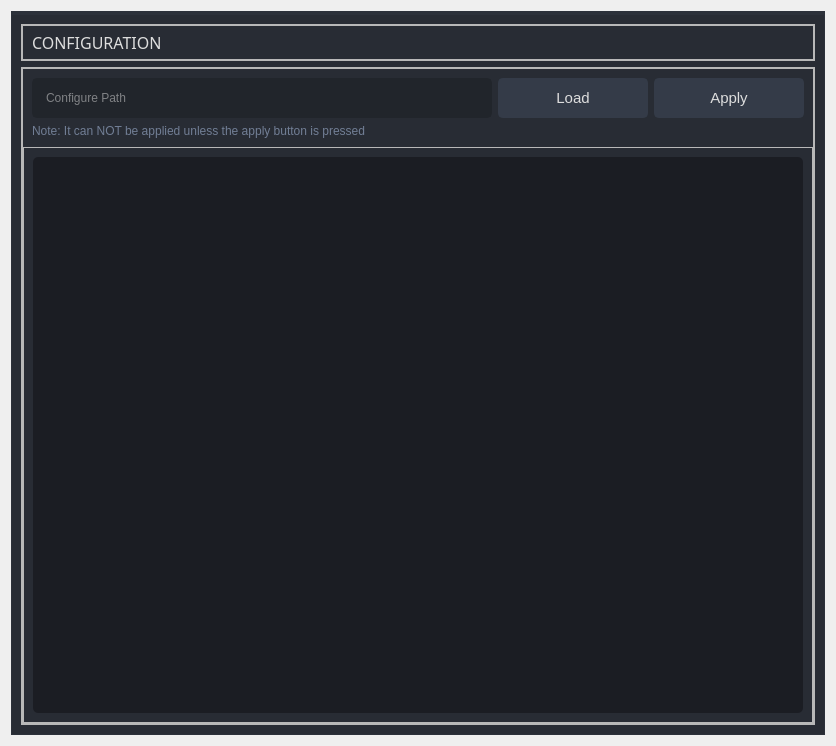
<?xml version="1.0" encoding="UTF-8"?>
<ui version="4.0">
 <class>configure</class>
 <widget class="QWidget" name="configure">
  <property name="geometry">
   <rect>
    <x>0</x>
    <y>0</y>
    <width>836</width>
    <height>746</height>
   </rect>
  </property>
  <property name="windowTitle">
   <string>configure</string>
  </property>
  <property name="styleSheet">
   <string notr="true">/* /////////////////////////////////////////////////////////////////////////////////////////////////

SET APP STYLESHEET - FULL STYLES HERE
DARK THEME - DRACULA COLOR BASED

///////////////////////////////////////////////////////////////////////////////////////////////// */

QWidget{
	color: rgb(221, 221, 221);
	font: 11pt &quot;Segoe UI&quot;;
}

/* /////////////////////////////////////////////////////////////////////////////////////////////////
Tooltip */
QToolTip {
	color: #ffffff;
	background-color: rgba(33, 37, 43, 180);
	border: 1px solid rgb(44, 49, 58);
	background-image: none;
	background-position: left center;
    background-repeat: no-repeat;
	border: none;
	border-left: 2px solid rgb(113, 192, 217);
	text-align: left;
	padding-left: 8px;
	margin: 0px;
}

/* /////////////////////////////////////////////////////////////////////////////////////////////////
Bg App */
#bgApp {	
	background-color: rgb(40, 44, 52);
	border: 1px solid rgb(44, 49, 58);
}

/* Icon */
#extraIcon {
	background-position: center;
	background-repeat: no-repeat;
	background-image: url(:/icons/icons/icon_settings.png);
}

/* Extra Content */
#extraContent{
	border-top: 3px solid rgb(40, 44, 52);
}


/* /////////////////////////////////////////////////////////////////////////////////////////////////
Content App */
#contentBottom{
	border-top: 3px solid rgb(44, 49, 58);
}

/* Label */
#label_title { font: 63 12pt &quot;Segoe UI Semibold&quot;;}
#label_taget_title { font: 63 12pt &quot;Segoe UI Semibold&quot;;}

/* /////////////////////////////////////////////////////////////////////////////////////////////////
QTableWidget */
QTableWidget {	
	background-color: transparent;
	padding: 10px;
	border-radius: 5px;
	gridline-color: rgb(44, 49, 58);
	border-bottom: 1px solid rgb(44, 49, 60);
}
QTableWidget::item{
	border-color: rgb(44, 49, 60);
	padding-left: 5px;
	padding-right: 5px;
	gridline-color: rgb(44, 49, 60);
}
QTableWidget::item:selected{
	background-color: rgb(147, 207, 249);
}
QHeaderView::section{
	background-color: rgb(33, 37, 43);
	max-width: 30px;
	border: 1px solid rgb(44, 49, 58);
	border-style: none;
    border-bottom: 1px solid rgb(44, 49, 60);
    border-right: 1px solid rgb(44, 49, 60);
}
QTableWidget::horizontalHeader {	
	background-color: rgb(33, 37, 43);
}
QHeaderView::section:horizontal
{
    border: 1px solid rgb(33, 37, 43);
	background-color: rgb(33, 37, 43);
	padding: 3px;
	border-top-left-radius: 7px;
    border-top-right-radius: 7px;
}
QHeaderView::section:vertical
{
    border: 1px solid rgb(44, 49, 60);
}

/* /////////////////////////////////////////////////////////////////////////////////////////////////
LineEdit */
QLineEdit {
	background-color: rgb(33, 37, 43);
	border-radius: 5px;
	border: 2px solid rgb(33, 37, 43);
	padding-left: 10px;
	selection-color: rgb(255, 255, 255);
	selection-background-color: rgb(113, 192, 217);
}
QLineEdit:hover {
	border: 2px solid rgb(64, 71, 88);
}
QLineEdit:focus {
	border: 2px solid rgb(91, 101, 124);
}

/* /////////////////////////////////////////////////////////////////////////////////////////////////
PlainTextEdit */
QPlainTextEdit {
	background-color: rgb(27, 29, 35);
	border-radius: 5px;
	padding: 10px;
	selection-color: rgb(255, 255, 255);
	selection-background-color: rgb(113, 192, 217);
}
QPlainTextEdit  QScrollBar:vertical {
    width: 8px;
 }
QPlainTextEdit  QScrollBar:horizontal {
    height: 8px;
 }
QPlainTextEdit:hover {
	border: 2px solid rgb(64, 71, 88);
}
QPlainTextEdit:focus {
	border: 2px solid rgb(91, 101, 124);
}

/* /////////////////////////////////////////////////////////////////////////////////////////////////
ScrollBars */
QScrollBar:horizontal {
    border: none;
    background: rgb(52, 59, 72);
    height: 8px;
    margin: 0px 21px 0 21px;
	border-radius: 0px;
}
QScrollBar::handle:horizontal {
    background: rgb(147, 207, 249);
    min-width: 25px;
	border-radius: 4px
}
QScrollBar::add-line:horizontal {
    border: none;
    background: rgb(55, 63, 77);
    width: 20px;
	border-top-right-radius: 4px;
    border-bottom-right-radius: 4px;
    subcontrol-position: right;
    subcontrol-origin: margin;
}
QScrollBar::sub-line:horizontal {
    border: none;
    background: rgb(55, 63, 77);
    width: 20px;
	border-top-left-radius: 4px;
    border-bottom-left-radius: 4px;
    subcontrol-position: left;
    subcontrol-origin: margin;
}
QScrollBar::up-arrow:horizontal, QScrollBar::down-arrow:horizontal
{
     background: none;
}
QScrollBar::add-page:horizontal, QScrollBar::sub-page:horizontal
{
     background: none;
}
 QScrollBar:vertical {
	border: none;
    background: rgb(52, 59, 72);
    width: 8px;
    margin: 21px 0 21px 0;
	border-radius: 0px;
 }
 QScrollBar::handle:vertical {	
	background: rgb(147, 207, 249);
    min-height: 25px;
	border-radius: 4px
 }
 QScrollBar::add-line:vertical {
     border: none;
    background: rgb(55, 63, 77);
     height: 20px;
	border-bottom-left-radius: 4px;
    border-bottom-right-radius: 4px;
     subcontrol-position: bottom;
     subcontrol-origin: margin;
 }
 QScrollBar::sub-line:vertical {
	border: none;
    background: rgb(55, 63, 77);
     height: 20px;
	border-top-left-radius: 4px;
    border-top-right-radius: 4px;
     subcontrol-position: top;
     subcontrol-origin: margin;
 }
 QScrollBar::up-arrow:vertical, QScrollBar::down-arrow:vertical {
     background: none;
 }

 QScrollBar::add-page:vertical, QScrollBar::sub-page:vertical {
     background: none;
 }

/* /////////////////////////////////////////////////////////////////////////////////////////////////
CheckBox */
QCheckBox::indicator {
    border: 3px solid rgb(52, 59, 72);
	width: 15px;
	height: 15px;
	border-radius: 10px;
    background: rgb(44, 49, 60);
}
QCheckBox::indicator:hover {
    border: 3px solid rgb(58, 66, 81);
}
QCheckBox::indicator:checked {
    background: 3px solid rgb(52, 59, 72);
	border: 3px solid rgb(52, 59, 72);	
	background-image: url(:/icons/icons/cil-check-alt.png);
}

/* /////////////////////////////////////////////////////////////////////////////////////////////////
RadioButton */
QRadioButton::indicator {
    border: 3px solid rgb(52, 59, 72);
	width: 15px;
	height: 15px;
	border-radius: 10px;
    background: rgb(44, 49, 60);
}
QRadioButton::indicator:hover {
    border: 3px solid rgb(58, 66, 81);
}
QRadioButton::indicator:checked {
    background: 3px solid rgb(94, 106, 130);
	border: 3px solid rgb(52, 59, 72);	
}

/* /////////////////////////////////////////////////////////////////////////////////////////////////
ComboBox */
QComboBox{
	background-color: rgb(27, 29, 35);
	border-radius: 5px;
	border: 2px solid rgb(33, 37, 43);
	padding: 5px;
	padding-left: 10px;
}
QComboBox:hover{
	border: 2px solid rgb(64, 71, 88);
}
QComboBox::drop-down {
	subcontrol-origin: padding;
	subcontrol-position: top right;
	width: 25px; 
	border-left-width: 3px;
	border-left-color: rgba(39, 44, 54, 150);
	border-left-style: solid;
	border-top-right-radius: 3px;
	border-bottom-right-radius: 3px;	
	background-image: url(:/icons/icons/cil-arrow-bottom.png);
	background-position: center;
	background-repeat: no-repeat;
 }
QComboBox QAbstractItemView {
	color: rgb(113, 192, 217);	
	background-color: rgb(33, 37, 43);
	padding: 10px;
	selection-background-color: rgb(39, 44, 54);
}

/* /////////////////////////////////////////////////////////////////////////////////////////////////
Sliders */QSlider::groove:horizontal {
    border-radius: 5px;
    height: 10px;
	margin: 0px;
	background-color: rgb(52, 59, 72);
}
QSlider::groove:horizontal:hover {
	background-color: rgb(55, 62, 76);
}
QSlider::handle:horizontal {
    background-color: rgb(147, 207, 249);
    border: none;
    height: 10px;
    width: 10px;
    margin: 0px;
	border-radius: 5px;
}
QSlider::handle:horizontal:hover {
    background-color: rgb(147, 181, 249);
}
QSlider::handle:horizontal:pressed {
    background-color: rgb(113, 192, 217);
}

QSlider::groove:vertical {
    border-radius: 5px;
    width: 10px;
    margin: 0px;
	background-color: rgb(52, 59, 72);
}
QSlider::groove:vertical:hover {
	background-color: rgb(55, 62, 76);
}
QSlider::handle:vertical {
    background-color: rgb(147, 207, 249);
	border: none;
    height: 10px;
    width: 10px;
    margin: 0px;
	border-radius: 5px;
}
QSlider::handle:vertical:hover {
    background-color: rgb(147, 181, 249);
}
QSlider::handle:vertical:pressed {
    background-color: rgb(113, 192, 217);
}

/* /////////////////////////////////////////////////////////////////////////////////////////////////
CommandLinkButton */
QCommandLinkButton {	
	color: rgb(113, 192, 217);
	border-radius: 5px;
	padding: 5px;
	color: rgb(113, 192, 217);
}
QCommandLinkButton:hover {	
	color: rgb(113, 192, 217);
	background-color: rgb(44, 49, 60);
}
QCommandLinkButton:pressed {	
	color: rgb(147, 207, 249);
	background-color: rgb(52, 58, 71);
}
/* /////////////////////////////////////////////////////////////////////////////////////////////////
SpinBox */
QSpinBox {	
	background-color: rgb(33, 37, 43);
}
QSpinBox:hover {	
	background-color: rgb(57, 65, 80);
	border: 2px solid rgb(81, 176, 98);
}

QSpinBox::up-button { width: 32px; }
QSpinBox::down-button { width: 32px; }

/* /////////////////////////////////////////////////////////////////////////////////////////////////
Button */
#pagesContainer QPushButton {
	border: 2px solid rgb(52, 59, 72);
	border-radius: 5px;	
	background-color: rgb(52, 59, 72);
}
#pagesContainer QPushButton:hover {
	background-color: rgb(57, 65, 80);
	border: 5px solid rgb(81, 176, 98);
}
#pagesContainer QPushButton:pressed {	
	background-color: rgb(35, 40, 49);
	border: 5px solid rgb(43, 50, 61);
}

</string>
  </property>
  <layout class="QVBoxLayout" name="verticalLayout_3">
   <item>
    <widget class="QFrame" name="bgApp">
     <property name="styleSheet">
      <string notr="true"/>
     </property>
     <property name="frameShape">
      <enum>QFrame::NoFrame</enum>
     </property>
     <property name="frameShadow">
      <enum>QFrame::Raised</enum>
     </property>
     <layout class="QHBoxLayout" name="appLayout">
      <property name="spacing">
       <number>0</number>
      </property>
      <property name="leftMargin">
       <number>0</number>
      </property>
      <property name="topMargin">
       <number>0</number>
      </property>
      <property name="rightMargin">
       <number>0</number>
      </property>
      <property name="bottomMargin">
       <number>0</number>
      </property>
      <item>
       <widget class="QFrame" name="contentBox">
        <property name="frameShape">
         <enum>QFrame::NoFrame</enum>
        </property>
        <property name="frameShadow">
         <enum>QFrame::Raised</enum>
        </property>
        <layout class="QVBoxLayout" name="verticalLayout_2">
         <property name="spacing">
          <number>0</number>
         </property>
         <property name="leftMargin">
          <number>0</number>
         </property>
         <property name="topMargin">
          <number>0</number>
         </property>
         <property name="rightMargin">
          <number>0</number>
         </property>
         <property name="bottomMargin">
          <number>0</number>
         </property>
         <item>
          <widget class="QFrame" name="contentBottom">
           <property name="frameShape">
            <enum>QFrame::NoFrame</enum>
           </property>
           <property name="frameShadow">
            <enum>QFrame::Raised</enum>
           </property>
           <layout class="QVBoxLayout" name="verticalLayout_6">
            <property name="spacing">
             <number>0</number>
            </property>
            <property name="leftMargin">
             <number>0</number>
            </property>
            <property name="topMargin">
             <number>0</number>
            </property>
            <property name="rightMargin">
             <number>0</number>
            </property>
            <property name="bottomMargin">
             <number>0</number>
            </property>
            <item>
             <widget class="QFrame" name="content">
              <property name="frameShape">
               <enum>QFrame::NoFrame</enum>
              </property>
              <property name="frameShadow">
               <enum>QFrame::Raised</enum>
              </property>
              <layout class="QHBoxLayout" name="horizontalLayout_4">
               <property name="spacing">
                <number>0</number>
               </property>
               <property name="leftMargin">
                <number>0</number>
               </property>
               <property name="topMargin">
                <number>0</number>
               </property>
               <property name="rightMargin">
                <number>0</number>
               </property>
               <property name="bottomMargin">
                <number>0</number>
               </property>
               <item>
                <widget class="QWidget" name="pagesContainer" native="true">
                 <property name="styleSheet">
                  <string notr="true"/>
                 </property>
                 <layout class="QVBoxLayout" name="verticalLayout">
                  <item>
                   <widget class="QFrame" name="row_1">
                    <property name="sizePolicy">
                     <sizepolicy hsizetype="Preferred" vsizetype="Fixed">
                      <horstretch>0</horstretch>
                      <verstretch>0</verstretch>
                     </sizepolicy>
                    </property>
                    <property name="frameShape">
                     <enum>QFrame::StyledPanel</enum>
                    </property>
                    <property name="frameShadow">
                     <enum>QFrame::Raised</enum>
                    </property>
                    <layout class="QVBoxLayout" name="verticalLayout_16">
                     <property name="spacing">
                      <number>0</number>
                     </property>
                     <property name="leftMargin">
                      <number>0</number>
                     </property>
                     <property name="topMargin">
                      <number>0</number>
                     </property>
                     <property name="rightMargin">
                      <number>0</number>
                     </property>
                     <property name="bottomMargin">
                      <number>0</number>
                     </property>
                     <item>
                      <widget class="QFrame" name="frame_div_content_1">
                       <property name="minimumSize">
                        <size>
                         <width>0</width>
                         <height>0</height>
                        </size>
                       </property>
                       <property name="maximumSize">
                        <size>
                         <width>16777215</width>
                         <height>110</height>
                        </size>
                       </property>
                       <property name="frameShape">
                        <enum>QFrame::NoFrame</enum>
                       </property>
                       <property name="frameShadow">
                        <enum>QFrame::Raised</enum>
                       </property>
                       <layout class="QVBoxLayout" name="verticalLayout_17">
                        <property name="spacing">
                         <number>0</number>
                        </property>
                        <property name="leftMargin">
                         <number>0</number>
                        </property>
                        <property name="topMargin">
                         <number>0</number>
                        </property>
                        <property name="rightMargin">
                         <number>0</number>
                        </property>
                        <property name="bottomMargin">
                         <number>0</number>
                        </property>
                        <item>
                         <widget class="QFrame" name="frame_title_wid_1">
                          <property name="maximumSize">
                           <size>
                            <width>16777215</width>
                            <height>35</height>
                           </size>
                          </property>
                          <property name="frameShape">
                           <enum>QFrame::StyledPanel</enum>
                          </property>
                          <property name="frameShadow">
                           <enum>QFrame::Raised</enum>
                          </property>
                          <layout class="QVBoxLayout" name="verticalLayout_18">
                           <item>
                            <widget class="QLabel" name="label_title">
                             <property name="font">
                              <font>
                               <family>Segoe UI Semibold</family>
                               <pointsize>12</pointsize>
                               <weight>7</weight>
                               <italic>false</italic>
                               <bold>false</bold>
                              </font>
                             </property>
                             <property name="styleSheet">
                              <string notr="true"/>
                             </property>
                             <property name="text">
                              <string>CONFIGURATION</string>
                             </property>
                            </widget>
                           </item>
                          </layout>
                         </widget>
                        </item>
                       </layout>
                      </widget>
                     </item>
                    </layout>
                   </widget>
                  </item>
                  <item>
                   <widget class="QFrame" name="row_2">
                    <property name="frameShape">
                     <enum>QFrame::StyledPanel</enum>
                    </property>
                    <property name="frameShadow">
                     <enum>QFrame::Raised</enum>
                    </property>
                    <layout class="QVBoxLayout" name="verticalLayout_4">
                     <property name="spacing">
                      <number>0</number>
                     </property>
                     <property name="leftMargin">
                      <number>0</number>
                     </property>
                     <property name="topMargin">
                      <number>0</number>
                     </property>
                     <property name="rightMargin">
                      <number>0</number>
                     </property>
                     <property name="bottomMargin">
                      <number>0</number>
                     </property>
                     <item>
                      <widget class="QFrame" name="frame_div_content">
                       <property name="frameShape">
                        <enum>QFrame::StyledPanel</enum>
                       </property>
                       <property name="frameShadow">
                        <enum>QFrame::Raised</enum>
                       </property>
                       <layout class="QVBoxLayout" name="verticalLayout_5">
                        <property name="spacing">
                         <number>0</number>
                        </property>
                        <property name="leftMargin">
                         <number>0</number>
                        </property>
                        <property name="topMargin">
                         <number>0</number>
                        </property>
                        <property name="rightMargin">
                         <number>0</number>
                        </property>
                        <property name="bottomMargin">
                         <number>0</number>
                        </property>
                        <item>
                         <widget class="QFrame" name="frame_content_wid_2">
                          <property name="frameShape">
                           <enum>QFrame::NoFrame</enum>
                          </property>
                          <property name="frameShadow">
                           <enum>QFrame::Raised</enum>
                          </property>
                          <layout class="QVBoxLayout" name="verticalLayout_8">
                           <item>
                            <layout class="QGridLayout" name="gridLayout_2">
                             <item row="0" column="2">
                              <widget class="QPushButton" name="btn_apply">
                               <property name="sizePolicy">
                                <sizepolicy hsizetype="Preferred" vsizetype="Fixed">
                                 <horstretch>0</horstretch>
                                 <verstretch>0</verstretch>
                                </sizepolicy>
                               </property>
                               <property name="minimumSize">
                                <size>
                                 <width>150</width>
                                 <height>40</height>
                                </size>
                               </property>
                               <property name="font">
                                <font>
                                 <family>Segoe UI</family>
                                 <pointsize>11</pointsize>
                                 <weight>50</weight>
                                 <italic>false</italic>
                                 <bold>false</bold>
                                </font>
                               </property>
                               <property name="cursor">
                                <cursorShape>PointingHandCursor</cursorShape>
                               </property>
                               <property name="styleSheet">
                                <string notr="true">background-color: rgb(52, 59, 72);</string>
                               </property>
                               <property name="text">
                                <string>Apply</string>
                               </property>
                               <property name="icon">
                                <iconset resource="resources.qrc">
                                 <normaloff>:/icons/icons/cil-data-transfer-up.png</normaloff>:/icons/icons/cil-data-transfer-up.png</iconset>
                               </property>
                              </widget>
                             </item>
                             <item row="0" column="0">
                              <widget class="QLineEdit" name="line_config_path">
                               <property name="minimumSize">
                                <size>
                                 <width>0</width>
                                 <height>40</height>
                                </size>
                               </property>
                               <property name="styleSheet">
                                <string notr="true">background-color: rgb(33, 37, 43);</string>
                               </property>
                               <property name="text">
                                <string/>
                               </property>
                               <property name="placeholderText">
                                <string>Configure Path</string>
                               </property>
                              </widget>
                             </item>
                             <item row="1" column="0" colspan="3">
                              <widget class="QLabel" name="label_path_descript">
                               <property name="styleSheet">
                                <string notr="true">color: rgb(113, 126, 149);</string>
                               </property>
                               <property name="lineWidth">
                                <number>1</number>
                               </property>
                               <property name="text">
                                <string>Note: It can NOT be applied unless the apply button is pressed</string>
                               </property>
                               <property name="alignment">
                                <set>Qt::AlignLeading|Qt::AlignLeft|Qt::AlignVCenter</set>
                               </property>
                              </widget>
                             </item>
                             <item row="0" column="1">
                              <widget class="QPushButton" name="btn_config_load">
                               <property name="sizePolicy">
                                <sizepolicy hsizetype="Preferred" vsizetype="Fixed">
                                 <horstretch>0</horstretch>
                                 <verstretch>0</verstretch>
                                </sizepolicy>
                               </property>
                               <property name="minimumSize">
                                <size>
                                 <width>150</width>
                                 <height>40</height>
                                </size>
                               </property>
                               <property name="font">
                                <font>
                                 <family>Segoe UI</family>
                                 <pointsize>11</pointsize>
                                 <weight>50</weight>
                                 <italic>false</italic>
                                 <bold>false</bold>
                                </font>
                               </property>
                               <property name="cursor">
                                <cursorShape>PointingHandCursor</cursorShape>
                               </property>
                               <property name="styleSheet">
                                <string notr="true">background-color: rgb(52, 59, 72);</string>
                               </property>
                               <property name="text">
                                <string>Load</string>
                               </property>
                               <property name="icon">
                                <iconset resource="resources.qrc">
                                 <normaloff>:/icons/icons/cil-folder-open.png</normaloff>:/icons/icons/cil-folder-open.png</iconset>
                               </property>
                              </widget>
                             </item>
                            </layout>
                           </item>
                          </layout>
                         </widget>
                        </item>
                        <item>
                         <widget class="QFrame" name="frame_plaintext">
                          <property name="frameShape">
                           <enum>QFrame::StyledPanel</enum>
                          </property>
                          <property name="frameShadow">
                           <enum>QFrame::Raised</enum>
                          </property>
                          <layout class="QVBoxLayout" name="verticalLayout_7">
                           <item>
                            <widget class="QPlainTextEdit" name="pText_configuration">
                             <property name="sizePolicy">
                              <sizepolicy hsizetype="Expanding" vsizetype="Expanding">
                               <horstretch>0</horstretch>
                               <verstretch>0</verstretch>
                              </sizepolicy>
                             </property>
                             <property name="font">
                              <font>
                               <family>Segoe UI</family>
                               <pointsize>11</pointsize>
                               <weight>50</weight>
                               <italic>false</italic>
                               <bold>false</bold>
                              </font>
                             </property>
                            </widget>
                           </item>
                          </layout>
                         </widget>
                        </item>
                       </layout>
                      </widget>
                     </item>
                    </layout>
                   </widget>
                  </item>
                 </layout>
                </widget>
               </item>
              </layout>
             </widget>
            </item>
           </layout>
          </widget>
         </item>
        </layout>
       </widget>
      </item>
     </layout>
    </widget>
   </item>
  </layout>
 </widget>
 <resources>
  <include location="resources.qrc"/>
 </resources>
 <connections/>
</ui>
